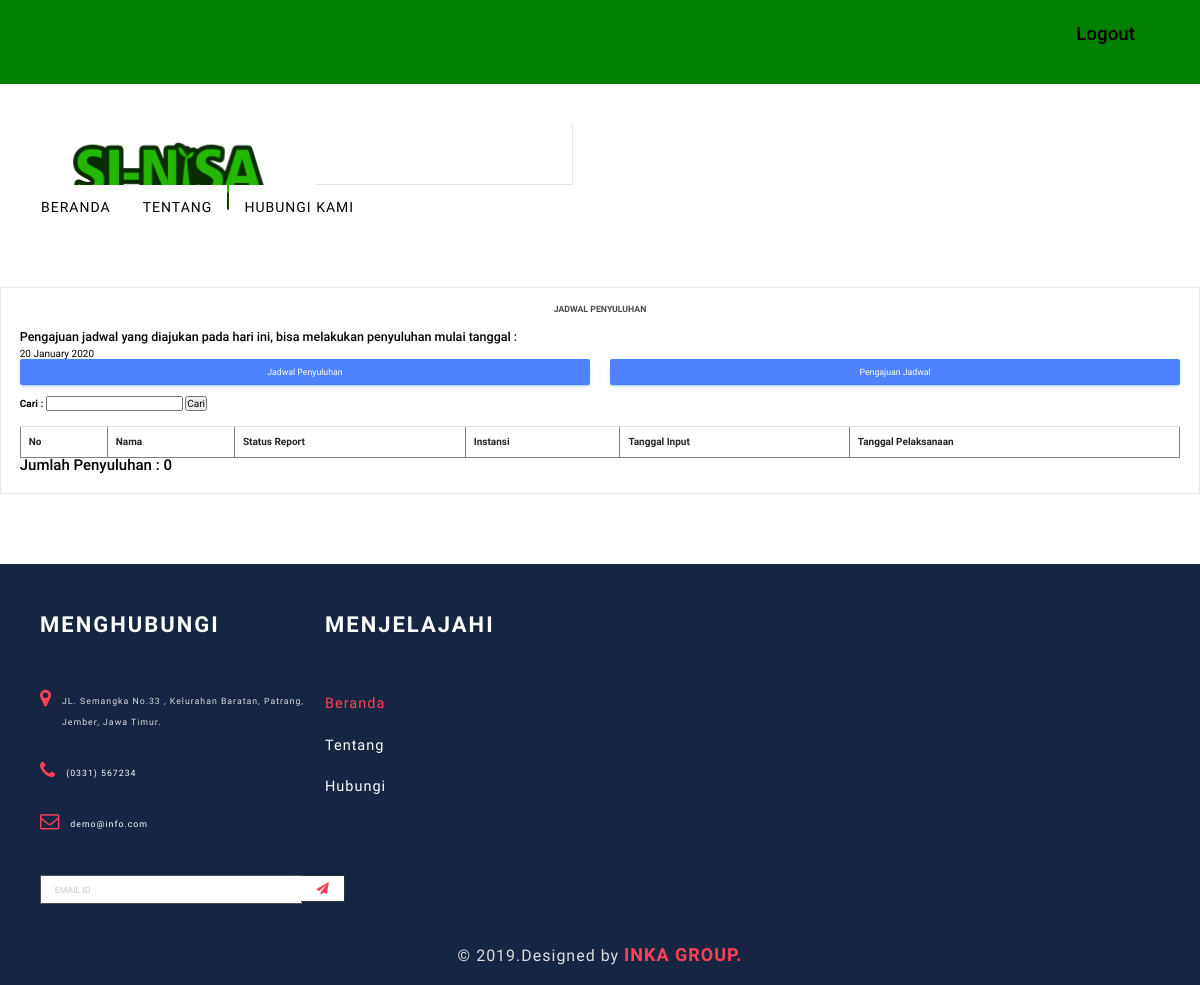
/jadwal_penyuluhan.php, run on an earlier commit of the app's database.
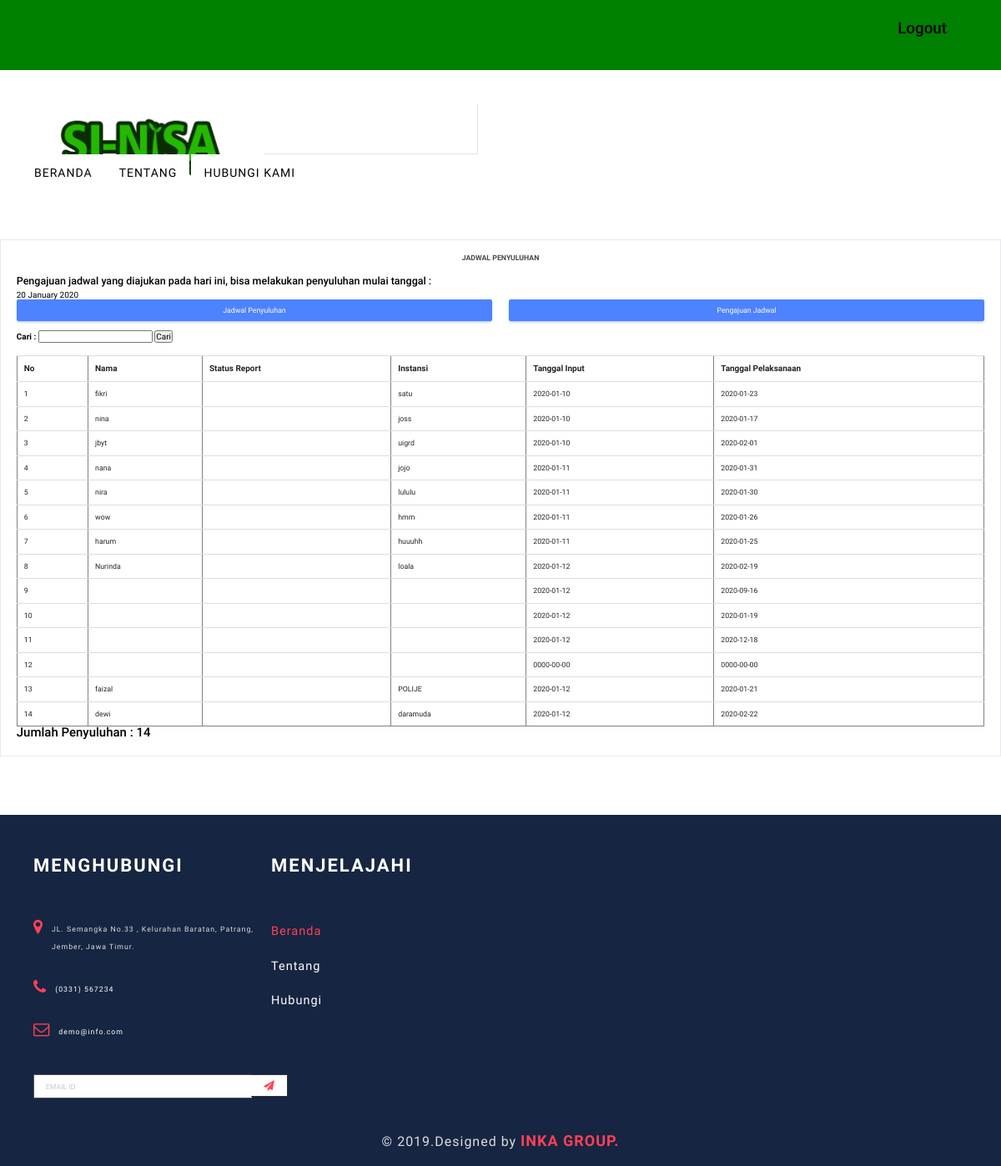
And on a later commit of the database.
### tables this page shows
CREATE TABLE `penyuluhan` (
  `id` int(11) NOT NULL,
  `nama` varchar(50) NOT NULL,
  `nama_instansi` varchar(50) NOT NULL,
  `status` varchar(20) NOT NULL,
  `tanggal_input` date NOT NULL,
  `tanggal_output` date NOT NULL
);

### jadwal_penyuluhan.php (the view, shortened to what the changed rows need)
<!DOCTYPE html>
<html lang="en">
<head>
<head>
        <link href="css/bootstrap.min.css" rel="stylesheet">
        <link href="font-awesome/css/font-awesome.min.css" rel="stylesheet" type="text/css" />
        <link href="css/style.css" rel="stylesheet">
        <link href="fonts/antonio-exotic/stylesheet.css" rel="stylesheet">
        <link rel="stylesheet" href="css/lightbox.min.css">
        <link href="css/responsive.css" rel="stylesheet">
    </head>
    <body>
        <div id="page">
            <div class="top-header">
                <div class="container">
                    <div class="row">
                        <div class="col-md-6">
                            <div class="social-grid">
                                <ul class="list-unstyled text-right">
                                <a class="navbar-brand float-right" style="color : black;" href="logout.php" class="text-right"><h2>Logout</h2></a>
                                </ul>
                            </div>
                        </div>
                    </div>
                </div>
            </div>
  <link rel="stylesheet" href="vendors/mdi/css/materialdesignicons.min.css">
  <link rel="stylesheet" href="vendors/base/vendor.bundle.base.css">
  <link rel="stylesheet" href="vendors/datatables.net-bs4/dataTables.bootstrap4.css">
  <link rel="stylesheet" href="cssp/style.css">
</head>
<body>
  <div class="container-scroller">
          <div class="row">
            <div class="col-md-12 stretch-card">
              <div class="card">
                <div class="card-body">
                  <div class="table-responsive">
                    <table id="recent-purchases-listing" class="table">
                      <thead>
                        <table border="1" class="table">
                            <tr>
                                <th>No</th>
                                <th>Nama</th>
                                <th>Status Report</th>
                                <th>Instansi</th>
                                <th>Tanggal Input</th>
                                <th>Tanggal Pelaksanaan</th>
                            </tr>
                            <?php
                            include "koneksi.php";
                            $query_mysql = mysqli_query($host,"SELECT * FROM penyuluhan")or die(mysql_error());
                            $nomor = 1;
                            while($data = mysqli_fetch_array($query_mysql)){
                            ?>
                            <tr>
                                <td><?php echo $nomor++; ?></td>
                                <td><?php echo $data['nama']; ?></td>
                                <td><?php echo $data['status']; ?></td>
                                <td><?php echo $data['nama_instansi']; ?></td>
                                <td><?php echo $data['tanggal_input']; ?></td>
                                <td><?php echo $data['tanggal_output']; ?></td>
                            </tr>
                            <?php } ?>
                        </table>
                        <h3>Jumlah Penyuluhan : <?php echo $nomor-1; ?> </h3>
                    </table>
                  </div>
                </div>
              </div>
            </div>
          </div>
        </div>
</body>
</html>

What changed in the data, as far as the page shows it:
added penyuluhan: nama "fikri", nama_instansi "satu", tanggal_input "2020-01-10", tanggal_output "2020-01-23"
added penyuluhan: nama "nina", nama_instansi "joss", tanggal_input "2020-01-10", tanggal_output "2020-01-17"
added penyuluhan: nama "jbyt", nama_instansi "uigrd", tanggal_input "2020-01-10", tanggal_output "2020-02-01"
added penyuluhan: nama "nana", nama_instansi "jojo", tanggal_input "2020-01-11", tanggal_output "2020-01-31"
added penyuluhan: nama "nira", nama_instansi "lululu", tanggal_input "2020-01-11", tanggal_output "2020-01-30"
added penyuluhan: nama "wow", nama_instansi "hmm", tanggal_input "2020-01-11", tanggal_output "2020-01-26"
added penyuluhan: nama "harum", nama_instansi "huuuhh", tanggal_input "2020-01-11", tanggal_output "2020-01-25"
added penyuluhan: nama "Nurinda", nama_instansi "loala", tanggal_input "2020-01-12", tanggal_output "2020-02-19"
added penyuluhan: tanggal_input "2020-01-12", tanggal_output "2020-09-16"
added penyuluhan: tanggal_input "2020-01-12", tanggal_output "2020-01-19"
added penyuluhan: tanggal_input "2020-01-12", tanggal_output "2020-12-18"
added penyuluhan: tanggal_input "0000-00-00", tanggal_output "0000-00-00"
added penyuluhan: nama "faizal", nama_instansi "POLIJE", tanggal_input "2020-01-12", tanggal_output "2020-01-21"
added penyuluhan: nama "dewi", nama_instansi "daramuda", tanggal_input "2020-01-12", tanggal_output "2020-02-22"
Also different on the page:
$nomor-1: "0" → "14"
